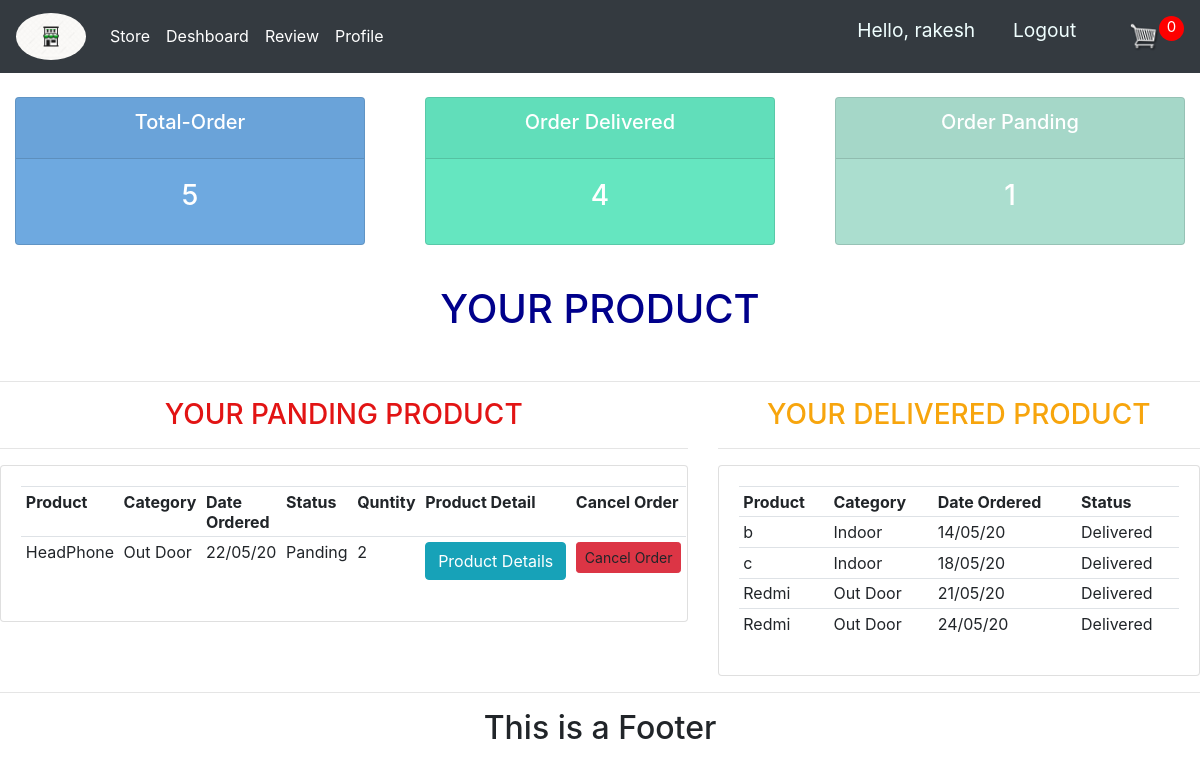
/customer/dashboard/ (signed in), run on an earlier commit of the app's database.
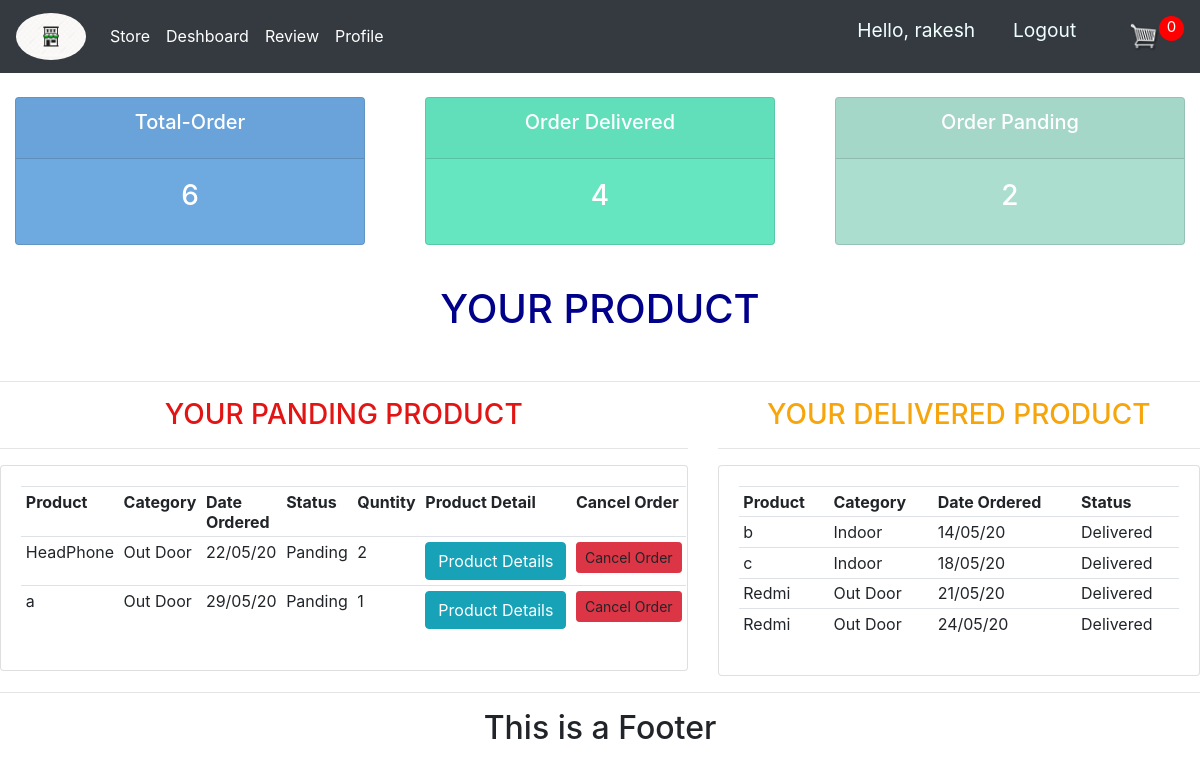
And on a later commit of the database.
### accounts/models.py (models this page shows)
class MyProfile(models.Model):
    type = (('customer','customer'),('seller','seller'))
    ge = (('male','Male'),('female','Female'))
    user = models.OneToOneField(to=User, on_delete=models.CASCADE)
    name = models.CharField(max_length=100,validators=[validator.name])
    gender = models.CharField(max_length=100,choices=ge)
    phone = models.CharField(max_length=100,validators=[validator.phone])
    register_type = models.CharField(max_length=100,choices=type)
    profile_pic = models.ImageField(default='facebook.jpg', upload_to='profile_pic/', null=True, blank=True)
    cr_date = models.DateTimeField(auto_now_add=True)
    def __str__(self):
        return self.name

### customer/models.py (models this page shows, shortened)
class OrderItem(models.Model):
    status = (('Panding','Panding'),('Delivered','Delivered'))
    product = models.ForeignKey(Product,on_delete=models.CASCADE)
    order = models.ForeignKey(Orders, on_delete=models.CASCADE)
    status = models.CharField(max_length=50,choices=status,default='Panding')
    quantity = models.IntegerField(default=0)
    cr_date = models.DateTimeField(auto_now_add=True)

### seller/models.py (models this page shows, shortened)
class Product(models.Model):
    Category = (('Indoor','Indoor'),('Out Door','Out Door'))
    seller = models.ForeignKey(to=MyProfile,on_delete=models.CASCADE)
    name = models.CharField(max_length=200)
    price = models.FloatField()
    discount_price = models.FloatField(default=0)
    Category = models.CharField(max_length=100,choices = Category)
    description = models.TextField()
    image = models.ImageField(upload_to='product/')
    cr_date = models.DateTimeField(auto_now_add=True)
    tag = models.ManyToManyField(Tag)
    slug = models.SlugField(null=True,unique=True)
    product_status = models.BooleanField(default=True)
    def __str__(self):
        return self.name

### accounts/decoratoer.py (the view)
        def wrapper_func(req, *args, **kwargs):
            group =None
            if req.user.groups.exists():
                group=req.user.groups.all()[0].name
                if group in allowed_roles:
                    return view_func(req, *args, **kwargs)
                else:
                    return HttpResponse('You are note authorized to access this page')

### accounts/decoratoer.py (called while the page is built)
def  allowed_user(allowed_roles=[]):
    def decorator(view_func):
        def wrapper_func(req, *args, **kwargs):
            group =None
            if req.user.groups.exists():
                group=req.user.groups.all()[0].name
                if group in allowed_roles:
                    return view_func(req, *args, **kwargs)
                else:
                    return HttpResponse('You are note authorized to access this page')
        return wrapper_func
    return decorator

### accounts/templatetags/account_extras.py (called while the page is built)
@register.filter(name='has_group')
def has_group(user, group_name):
    group = Group.objects.get(name=group_name)
    try:
        if group in user.groups.all():
            print('True')
            return True
    except:
        return False

### customer/models.py (called while the page is built)
    @property
    def get_cart_items(self):
        totalitems = self.orderitem_set.all()
        print('rakeshssssldjfkd',totalitems)
        total = sum([items.quantity for items in totalitems])
        return total

### customer/templates/customer/user_dashboard.html (shortened to what this page needs)
{% extends 'accounts/base.html' %}
{% block body %}
{% include 'seller/status.html' %}
<br>
<div class="text-center">
    <h1 style="color: darkblue">YOUR PRODUCT</h1>
<br>
<hr>
</div>
<div class="row">
    <div class="col-md-7">
        <h3 class="text-center " style="color: rgb(226, 20, 20)">YOUR PANDING PRODUCT</h3><hr>
        <div class="card card-body">
            <table class="table table-sm">
                <tr>
                    <th>Product</th>
                    <th>Category</th>
                    <th>Date Ordered</th>
                    <th>Status</th>
                    <th>Quntity</th>
                    <th>Product Detail</th>
                    <th>Cancel Order</th>
                </tr>
                {% for o in orderitem %}
                <tr>
                    <td>{{o.product}}</td>
                    <td>{{o.product.Category}}</td>
                    <td>{{o.cr_date | date:"d/m/y"}}</td>
                    <td>{{o.status}}</td>
                    <td>{{o.quantity}}</td>
                    <td> <a class="btn btn-info" href="{% url 'product_detail' o.product.slug %}">Product Details</a></td>
                    <td> <a class="btn btn-sm btn-danger" data-toggle="modal" data-target="#myModal{{o.id}}">Cancel Order</a></td>
                </tr>
            {% endfor %}
        </table>
    </div>
</div>
<div class="col-md-5">
    <h3 class="text-center" style="color: rgb(247, 165, 13)">YOUR DELIVERED PRODUCT</h3><hr>
        <div class="card card-body">
            <table class="table table-sm">
                <tr>
                    <th>Product</th>
                    <th>Category</th>
                    <th>Date Ordered</th>
                    <th>Status</th>
                </tr>
                {% for o in d_order %}
                <tr>
                    <td>{{o.product}}</td>
                    <td>{{o.product.Category}}</td>
                    <td>{{o.cr_date | date:"d/m/y" }}</td>
                    <td>{{o.status}}</td>
                </tr>
                {% endfor %}
            </table>
        </div>
    </div>
</div>
{% endblock%}

### accounts/templates/accounts/base.html (shortened to what this page needs)
{% load staticfiles %}
<html>
<head>
                <link rel="stylesheet" type="text/css" href="{% static 'css/bootstrap.min.css' %}">
                <link rel="stylesheet" type="text/css" href="{% static 'css/main.css' %}">
                <link rel="stylesheet" type="text/css" href="{% static 'css/owl.carousel.min.css'%}">
                <link rel="stylesheet" type="text/css" href="{% static 'css/owl.theme.default.min.css'%}">
</head>
<body>
    {% include 'accounts/navbar.html' %} {% block body %} {% endblock %}
	<hr>
    <footer>
		<h2 style="text-align: center;">This is a Footer </h2>
    </footer>
</body>
</html>

### accounts/templates/accounts/navbar.html (shortened to what this page needs)
  {% load static %}
  {% load account_extras %}
  <nav class="navbar navbar-expand-lg navbar-dark bg-dark sticky-top">
    <a class="navbar-brand " href="{% url 'store' %}"><img class="logo-pic" src="{% static 'img/logo.jpg' %}"></a>
    <div class="collapse navbar-collapse" id="navbarNav">
      <ul class="navbar-nav mr-auto">
      {% if request.user.is_authenticated %}
        {% if request.user.is_staff or request.user|has_group:"seller" %}
            <li class="nav-item active">
              <a class="nav-link" href="{% url 'seller_dashboard' %}"> Dashboard </a>
            </li>
            <li class="nav-item active">
              <a class="nav-link" href="{% url 'product' %}">Product</a>
            </li>
            <li class="nav-item active">
              <a class="nav-link" href="{% url 'add_product' %}">Add Product</a>
            </li>
        {% else %}
            <li class="nav-item active">
              <a class="nav-link" href="{% url 'store' %}">Store</a>
            </li>
            <li class="nav-item active">
              <a class="nav-link" href="{% url 'user_dashboard' %}">Deshboard</a>
            </li>
            <li class="nav-item active">
              <a class="nav-link" href="{% url 'review' %}">Review</a>
            </li>
          {% endif %}
      <li class="nav-item active">
        <a class="nav-link" href="{% url 'accounts_settings' %}">Profile</a>
      </li>
      {% endif %}
          </ul>
        <ul class="navbar-nav ml-auto">
      {% if request.user.is_authenticated%}
          <span class="hello-mgs">Hello, {{request.user.myprofile}}</span>
          <span><a class="hello-mgs" href="{% url 'logout' %}">Logout</a></span>
            {% if request.user|has_group:"customer" %}
              <div class="form-inline">
                <a href="{% url 'cart' %}"><img src="{% static '/img/cart.png' %}" id="cart_image"></a>
                <p id="cart-total">{{cartItem}}</p>
              </div>
            {% endif %}
     {% endif%}
  </nav>

### seller/templates/seller/status.html
<br>
<div class="row">
    <div class="col">
        <div class="col-md">
            <div class="card text-conter text-white mb-3" id="total-order">
                <div class="card-header">
                    <h5 class="card-title text-center"> Total-Order</h5>
                </div>
                <div class="card-body">
                    <h3 class="card-title text-center">{{totalorder}}</h3>
                </div>
            </div>
        </div>
    </div>
    <div class="col">
        <div class="col-md">
            <div class="card text-conter text-white mb-3" id="order-delivered">
                <div class="card-header">
                    <h5 class="card-title text-center"> Order Delivered</h5>
                </div>
                <div class="card-body">
                    <h3 class="card-title text-center">{{delivered}}</h3>
                </div>
            </div>
        </div>
    </div>
    <div class="col">
        <div class="col-md">
            <div class="card text-conter text-white mb-3" id="order-pending">
                <div class="card-header">
                    <h5 class="card-title text-center"> Order Panding</h5>
                </div>
                <div class="card-body">
                    <h3 class="card-title text-center">{{panding}}</h3>
                </div>
            </div>
        </div>
    </div>
</div>

### static/css/main.css (style rules this page uses)
body { background-color:white }
#total-order { background-color: #6ea9e0 }
#order-delivered { background-color:#65e6c0 }
#order-pending { background-color:#abdecf }
#cart_image { width:30px; display: inline-block; margin-left: 15px; }
#cart-total { display: block; text-align: center; color:#fff; background-color: red; width: 25px; height: 25px; border-radius: 50%; font-size: 15px; }

### accounts/templates/accounts/navbar.html (style rules this page uses)
.hello-mgs { font-size: larger; color: azure; margin-right: 1cm; }
.logo-pic { max-width: 70px; max-height: 70px; margin: 0 auto; border-radius: 50%; }

What changed in the data, as far as the page shows it:
added OrderItem: product "a", product.Category "Out Door", cr_date "29/05/20", status "Panding", quantity "1", shown under "YOUR PANDING PRODUCT"
Also different on the page:
{{ totalorder }}: "5" → "6"
{{ panding }}: "1" → "2"
